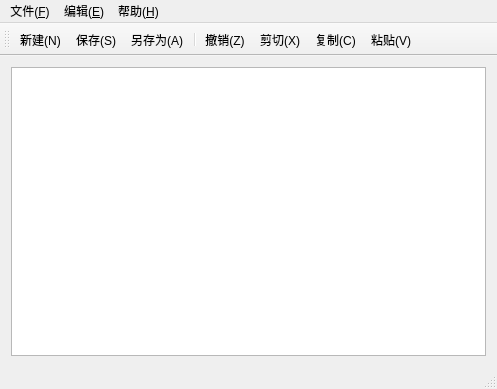
<?xml version="1.0" encoding="UTF-8"?>
<ui version="4.0">
 <class>MainWindow</class>
 <widget class="QMainWindow" name="MainWindow">
  <property name="geometry">
   <rect>
    <x>0</x>
    <y>0</y>
    <width>497</width>
    <height>389</height>
   </rect>
  </property>
  <property name="windowTitle">
   <string>MainWindow</string>
  </property>
  <widget class="QWidget" name="centralWidget">
   <layout class="QGridLayout" name="gridLayout">
    <item row="0" column="0">
     <widget class="QTextEdit" name="textEdit"/>
    </item>
   </layout>
  </widget>
  <widget class="QMenuBar" name="menuBar">
   <property name="geometry">
    <rect>
     <x>0</x>
     <y>0</y>
     <width>497</width>
     <height>25</height>
    </rect>
   </property>
   <widget class="QMenu" name="menu_F">
    <property name="title">
     <string>文件(&amp;F)</string>
    </property>
    <addaction name="action_N"/>
    <addaction name="action_O"/>
    <addaction name="action_C"/>
    <addaction name="separator"/>
    <addaction name="action_S"/>
    <addaction name="action_A"/>
    <addaction name="separator"/>
    <addaction name="action_X"/>
   </widget>
   <widget class="QMenu" name="menu">
    <property name="title">
     <string>编辑(&amp;E)</string>
    </property>
    <addaction name="action_Z"/>
    <addaction name="separator"/>
    <addaction name="action_X_2"/>
    <addaction name="action_C_2"/>
    <addaction name="action_V"/>
    <addaction name="separator"/>
    <addaction name="action_F"/>
   </widget>
   <widget class="QMenu" name="menu_H">
    <property name="title">
     <string>帮助(&amp;H)</string>
    </property>
    <addaction name="action_6"/>
   </widget>
   <addaction name="menu_F"/>
   <addaction name="menu"/>
   <addaction name="menu_H"/>
  </widget>
  <widget class="QToolBar" name="mainToolBar">
   <attribute name="toolBarArea">
    <enum>TopToolBarArea</enum>
   </attribute>
   <attribute name="toolBarBreak">
    <bool>false</bool>
   </attribute>
   <addaction name="action_N"/>
   <addaction name="action_S"/>
   <addaction name="action_A"/>
   <addaction name="separator"/>
   <addaction name="action_Z"/>
   <addaction name="action_X_2"/>
   <addaction name="action_C_2"/>
   <addaction name="action_V"/>
  </widget>
  <widget class="QStatusBar" name="statusBar"/>
  <action name="action_N">
   <property name="icon">
    <iconset resource="mtresources.qrc">
     <normaloff>:/icons/icons/document-new.png</normaloff>:/icons/icons/document-new.png</iconset>
   </property>
   <property name="text">
    <string>新建(&amp;N)</string>
   </property>
   <property name="statusTip">
    <string>新建文件</string>
   </property>
   <property name="shortcut">
    <string>Ctrl+N</string>
   </property>
  </action>
  <action name="action_O">
   <property name="icon">
    <iconset resource="mtresources.qrc">
     <normaloff>:/icons/icons/document-open.png</normaloff>:/icons/icons/document-open.png</iconset>
   </property>
   <property name="text">
    <string>打开(&amp;O)</string>
   </property>
   <property name="shortcut">
    <string>Ctrl+O</string>
   </property>
  </action>
  <action name="action_C">
   <property name="icon">
    <iconset resource="mtresources.qrc">
     <normaloff>:/icons/icons/stock_close.png</normaloff>:/icons/icons/stock_close.png</iconset>
   </property>
   <property name="text">
    <string>关闭(&amp;C)</string>
   </property>
   <property name="shortcut">
    <string>Ctrl+W</string>
   </property>
  </action>
  <action name="action_S">
   <property name="icon">
    <iconset resource="mtresources.qrc">
     <normaloff>:/icons/icons/document-save.png</normaloff>:/icons/icons/document-save.png</iconset>
   </property>
   <property name="text">
    <string>保存(&amp;S)</string>
   </property>
   <property name="shortcut">
    <string>Ctrl+S</string>
   </property>
  </action>
  <action name="action_A">
   <property name="icon">
    <iconset resource="mtresources.qrc">
     <normaloff>:/icons/icons/filesaveas.png</normaloff>:/icons/icons/filesaveas.png</iconset>
   </property>
   <property name="text">
    <string>另存为(&amp;A)</string>
   </property>
   <property name="shortcut">
    <string>Ctrl+A</string>
   </property>
  </action>
  <action name="action_X">
   <property name="icon">
    <iconset resource="mtresources.qrc">
     <normaloff>:/icons/icons/application-exit.png</normaloff>:/icons/icons/application-exit.png</iconset>
   </property>
   <property name="text">
    <string>退出(&amp;X)</string>
   </property>
  </action>
  <action name="action_Z">
   <property name="icon">
    <iconset resource="mtresources.qrc">
     <normaloff>:/icons/icons/edit-undo.png</normaloff>:/icons/icons/edit-undo.png</iconset>
   </property>
   <property name="text">
    <string>撤销(&amp;Z)</string>
   </property>
   <property name="shortcut">
    <string>Ctrl+Z</string>
   </property>
  </action>
  <action name="action_X_2">
   <property name="icon">
    <iconset resource="mtresources.qrc">
     <normaloff>:/icons/icons/edit-cut.png</normaloff>:/icons/icons/edit-cut.png</iconset>
   </property>
   <property name="text">
    <string>剪切(&amp;X)</string>
   </property>
   <property name="shortcut">
    <string>Ctrl+X</string>
   </property>
  </action>
  <action name="action_C_2">
   <property name="icon">
    <iconset resource="mtresources.qrc">
     <normaloff>:/icons/icons/edit-copy.png</normaloff>:/icons/icons/edit-copy.png</iconset>
   </property>
   <property name="text">
    <string>复制(&amp;C)</string>
   </property>
   <property name="shortcut">
    <string>Ctrl+C</string>
   </property>
  </action>
  <action name="action_V">
   <property name="icon">
    <iconset resource="mtresources.qrc">
     <normaloff>:/icons/icons/edit-paste.png</normaloff>:/icons/icons/edit-paste.png</iconset>
   </property>
   <property name="text">
    <string>粘贴(&amp;V)</string>
   </property>
   <property name="shortcut">
    <string>Ctrl+V</string>
   </property>
  </action>
  <action name="action_F">
   <property name="icon">
    <iconset resource="mtresources.qrc">
     <normaloff>:/icons/icons/edit-find-replace.png</normaloff>:/icons/icons/edit-find-replace.png</iconset>
   </property>
   <property name="text">
    <string>查找(&amp;F)</string>
   </property>
   <property name="shortcut">
    <string>Ctrl+F</string>
   </property>
  </action>
  <action name="action_6">
   <property name="icon">
    <iconset resource="mtresources.qrc">
     <normaloff>:/icons/icons/gtk-help.png</normaloff>:/icons/icons/gtk-help.png</iconset>
   </property>
   <property name="text">
    <string>版本说明</string>
   </property>
  </action>
 </widget>
 <layoutdefault spacing="6" margin="11"/>
 <resources>
  <include location="mtresources.qrc"/>
 </resources>
 <connections/>
</ui>
